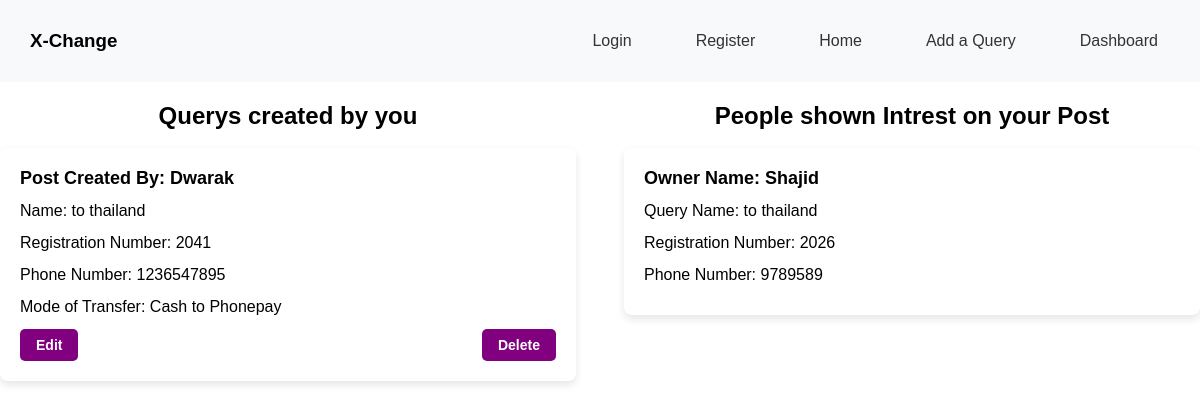
The page /money/dashboard/ (signed in) on the database its author committed.
### myapp/models.py (models this page shows, shortened)
class AddQuery(models.Model):
    seller = models.ForeignKey(User, on_delete=models.CASCADE)
    name = models.CharField(max_length=100, unique=True)
    registration_number = models.CharField(max_length=20)
    phone_number = models.CharField(max_length=15)
    checkbox_field = models.BooleanField(default=False)
    RADIO_CHOICES = (
        ("PhonePay to Cash", "PhonePay to Cash"),
        ("Cash to Phonepay", "Cash to Phonepay"),
    )
    radio_field = models.CharField(max_length=100, choices=RADIO_CHOICES)

class queryNotification(models.Model):
    owner_name = models.CharField(max_length=100)
    query_creator_name = models.CharField(max_length=100)
    query_name = models.CharField(max_length=100)
    owner_PhNo = models.CharField(max_length=100, blank=True)
    Owner_reg = models.CharField(max_length=100, blank=True)

### myapp/views.py (the view)
# urls.py: path("dashboard/", views.dashboard, name="dashboard"),
def dashboard(request):
    querys = AddQuery.objects.filter(seller=request.user)
    logged_in_user = request.user.username
    query_notifications = queryNotification.objects.filter(
        query_creator_name=logged_in_user
    )
    owner_query_list = []
    for query_notification in query_notifications:
        owner_name = query_notification.owner_name
        owner = query_notification.owner_name
        query_name = query_notification.query_name
        PhNo = query_notification.owner_PhNo
        regNo = query_notification.Owner_reg
        owner_query_list.append(
            {
                "owner_name": owner_name,
                "query_name": query_name,
                "PhNo": PhNo,
                "regNo": regNo,
            }
        )
    return render(
        request,
        "myapp/dashboard.html",
        {
            "owner_query_list": owner_query_list,  # Pass the list of dictionaries to the template
            "querys": querys,
        },
    )

### myapp/templates/myapp/dashboard.html (shortened to what this page needs)
<!DOCTYPE html>
<html lang="en">
  <head>
  </head>
  <body>
    <nav>
      <h3 style="padding: 20px">X-Change</h3>
      <ul>
        <li><a href="{% url 'login'%}">Login</a></li>
        <li><a href="{% url 'register'%}">Register</a></li>
        <li><a href="{% url 'home'%}">Home</a></li>
        <li><a href="{% url 'create_query'%}">Add a Query</a></li>
        <li><a href="{% url 'dashboard'%}">Dashboard</a></li>
      </ul>
    </nav>
    <div class="container">
      <div class="half">
        <h2 style="text-align: center">Querys created by you</h2>
        <br />
        {% for query in querys %}
        <div class="card">
          <div class="card-body">
            <div class="card-title">Post Created By: {{ query.seller }}</div>
            <div class="details">Name: {{ query.name }}</div>
            <div class="details">
              Registration Number: {{ query.registration_number }}
            </div>
            <div class="details">Phone Number: {{ query.phone_number }}</div>
            <div class="details">Mode of Transfer: {{ query.radio_field }}</div>
            <div class="btn-container">
              <form action="{% url 'edit_query' query.id %}" method="get">
                <button type="submit" class="edit-btn">Edit</button>
              </form>
              <form action="{% url 'delete_query' query.id %}" method="post">
                <button type="submit" class="delete-btn">Delete</button>
              </form>
            </div>
          </div>
        </div>
        {% endfor %}
      </div>
      <div class="half">
        <h2 style="text-align: center">People shown Intrest on your Post</h2>
        <br />
        <div>
          {% for item in owner_query_list %}
          <div class="card">
            <div class="card-body">
              <div class="card-title">Owner Name: {{ item.owner_name }}</div>
              <div class="details">Query Name: {{ item.query_name }}</div>
              <div class="details">Registration Number: {{ item.regNo }}</div>
              <div class="details">Phone Number: {{ item.PhNo }}</div>
            </div>
          </div>
          {% endfor %}
        </div>
      </div>
    </div>
  </body>
</html>

### myapp/templates/myapp/dashboard.html (style rules this page uses)
* { margin: 0; padding: 0; box-sizing: border-box; }
body { font-family: Arial, sans-serif; }
nav { background-color: #f8f9fa; padding: 10px; display: flex; justify-content: space-between; align-items: center; }
nav ul { list-style-type: none; display: flex; margin-left: -20px; }
nav ul li { margin: 20px; }
nav ul li a { text-decoration: none; color: #333; padding: 8px 12px; border-radius: 5px; transition: background-color 0.3s ease; }
.container { display: flex; justify-content: space-between; margin-top: 20px; }
.half { width: 48%; }
.card { background-color: #fff; box-shadow: 0 4px 8px rgba(0, 0, 0, 0.1); border-radius: 8px; margin-bottom: 20px; transition: transform 0.3s; }
.card-body { padding: 20px; }
.card-title { font-size: 18px; font-weight: bold; margin-bottom: 10px; }
.details { font-size: 16px; margin-bottom: 8px; line-height: 1.5; }
.btn-container { display: flex; justify-content: space-between; align-items: center; margin-top: 10px; }
.edit-btn, .delete-btn { background-color: purple; color: #fff; border: none; border-radius: 5px; padding: 8px 16px; cursor: pointer; font-size: 14px; font-weight: bold; transition: background-color 0.3s; }

### rows shown on the page
AddQuery: seller "Dwarak", name "to thailand", registration_number "2041", phone_number "1236547895", radio_field "Cash to Phonepay"
queryNotification: owner_name "Shajid", query_name "to thailand", regNo "2026", PhNo "9789589"
